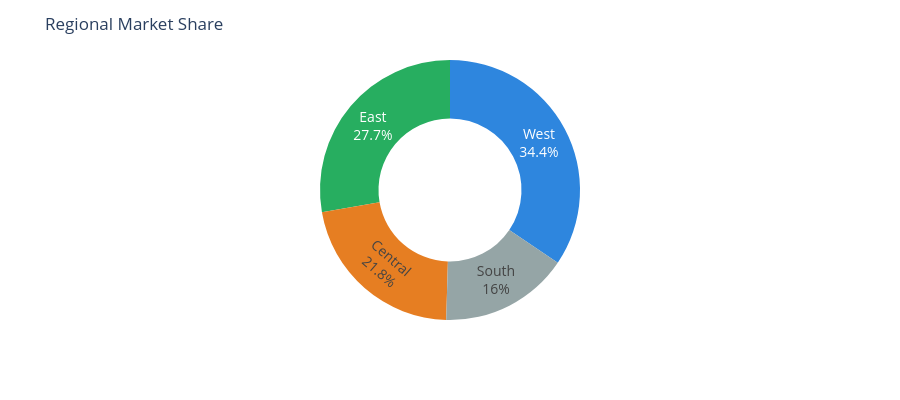

Notebook code cell kept with this figure:
### Markdown cell above
Regional Market Share

### Code cell
# Step 6 — Regional Market Share (Donut)
fig_region = px.pie(
    region, names='Region', values='Sales', hole=0.55,
    color_discrete_sequence=['#2E86DE', '#27AE60', '#E67E22', '#95A5A6']
)

fig_region.update_traces(
    textinfo='label+percent',
    textfont=dict(size=14),
    hovertemplate='%{label}<br>Sales: $%{value:,.0f}'
                  '<br>Share: %{percent}<extra></extra>'
)

fig_region.update_layout(
    title='Regional Market Share',
    template='plotly_white',
    height=400,
    showlegend=False
)

fig_region.show()

### Figure 1 — Plotly figure (JSON) as saved in the notebook; plotly's stock layout.template omitted (floating-point values rounded to 4 significant figures)
{"data": [{"domain": {"x": [0, 1], "y": [0, 1]}, "hole": 0.55, "hovertemplate": "%{label}<br>Sales: $%{value:,.0f}<br>Share: %{percent}<extra></extra>", "labels": ["West", "East", "Central", "South"], "legendgroup": "", "name": "", "showlegend": true, "textfont": {"size": 14}, "textinfo": "label+percent", "type": "pie", "values": [683500.0, 550500.0, 432500.0, 317900.0]}], "layout": {"height": 400, "legend": {"tracegroupgap": 0}, "margin": {"t": 60}, "piecolorway": ["#2E86DE", "#27AE60", "#E67E22", "#95A5A6"], "showlegend": false, "title": {"text": "Regional Market Share"}}}
